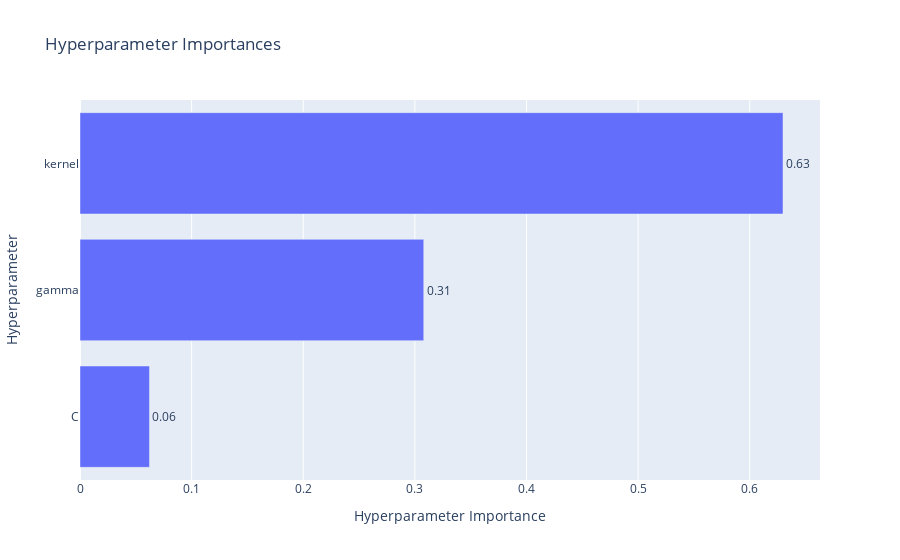

Source (notebook cell):
### Code cell
vis.plot_param_importances(study)

### Figure 1 — Plotly figure (JSON) as saved in the notebook; plotly's stock layout.template omitted (floating-point values rounded to 4 significant figures)
{"data": [{"cliponaxis": false, "hovertemplate": ["C (FloatDistribution): 0.06223723420295769<extra></extra>", "gamma (FloatDistribution): 0.3079513432206158<extra></extra>", "kernel (CategoricalDistribution): 0.6298114225764264<extra></extra>"], "name": "Objective Value", "orientation": "h", "text": ["0.06", "0.31", "0.63"], "textposition": "outside", "type": "bar", "x": [0.06224, 0.308, 0.6298], "y": ["C", "gamma", "kernel"]}], "layout": {"title": {"text": "Hyperparameter Importances"}, "xaxis": {"title": {"text": "Hyperparameter Importance"}}, "yaxis": {"title": {"text": "Hyperparameter"}}}}
